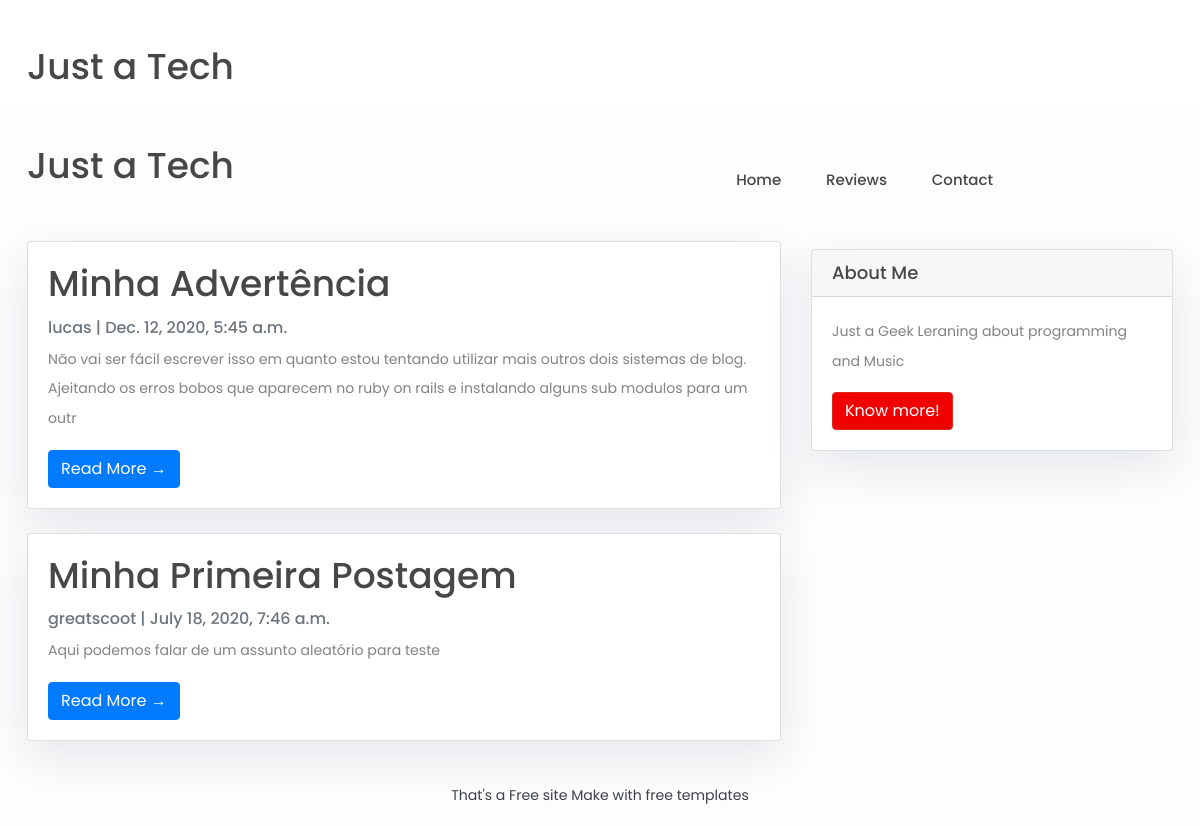
The page / on the database its author committed.
### minha_postagem/models.py (models this page shows, shortened)
class Post(models.Model):
    title = models.CharField(max_length=200, unique=True)
    slug = models.SlugField(max_length=200, unique=True)
    author = models.ForeignKey(User, on_delete= models.CASCADE,related_name='blog_posts')
    updated_on = models.DateTimeField(auto_now= True)
    content = models.TextField()
    created_on = models.DateTimeField(auto_now_add=True)
    status = models.IntegerField(choices=STATUS, default=0)
    class Meta:
        ordering = ['-created_on']

### minha_postagem/views.py (the view)
# urls.py: path('', views.PostList.as_view(), name='home'),
class PostList(generic.ListView):
    queryset = Post.objects.filter(status=1).order_by('-created_on')
    template_name = 'index.html'

### templates/index.html (shortened to what this page needs)
{% extends "base.html" %}
 {% block content %}
<link rel="stylesheet" href="https://stackpath.bootstrapcdn.com/font-awesome/4.7.0/css/font-awesome.min.css">
            <div class="container">
                <div class="row">
              <div class="col-md-8 mt-3 left">
                    {% for post in post_list %}
                <div class="card mb-4" >
                  <div class="card-body">
                    <h2 class="card-title">{{ post.title }}</h2>
                    <p class="card-text text-muted h6">{{ post.author }} | {{ post.created_on}} </p>
                    <p class="card-text">{{post.content|slice:":200" }}</p>
                    <a href="{% url 'post_detail' post.slug  %}" class="btn btn-primary">Read More &rarr;</a>
                  </div>
                </div>
                {% endfor %}
            </div>
                {% block sidebar %}
                {% include 'sidebar.html' %}
                {% endblock sidebar %}
            </div>
        </div>
{%endblock%}

### templates/base.html (shortened to what this page needs)
<!DOCTYPE html>
<html>
  <head>
    <link
      rel="stylesheet"
      href="https://maxcdn.bootstrapcdn.com/bootstrap/4.0.0/css/bootstrap.min.css"
    />
    <link rel="stylesheet" href="https://stackpath.bootstrapcdn.com/font-awesome/4.7.0/css/font-awesome.min.css">
  </head>
  <body>
 <header class="header-section">
		<div class="header-top">
			<div class="container">
				<div class="header-social">
					<a href="#"><i class="fa fa-facebook"></i></a>
					<a href="#"><i class="fa fa-instagram"></i></a>
					<a href="#"><i class="fa fa-whatsapp"></i></a>
					<center><h2>Just a Tech</h2><center>
				</div>
			</div>
		</div>
   <div class="header-bottom">
			<div class="container">
				<a href="index.html" class="site-logo">
					<h2>Just a Tech</h2>
				</a>
				<ul class="main-menu">
					<li><a href="#">Home</a></li>
					<li><a href="#">Reviews</a></li>
					<li><a href="#">Contact</a></li>
				</ul>
			</div>
		</div>
	</header>
            {% block content %}{% endblock content %}
    <footer class="py-3 bg-grey">
              <p class="m-0 text-dark text-center ">That's a Free site Make with free templates</p>
    </footer>
  </body>
</html>

### templates/sidebar.html (shortened to what this page needs)
{% block sidebar %}
<div class="col-md-4 float-right ">
<div class="card my-4">
        <h5 class="card-header">About Me</h5>
    <div class="card-body">
        <p class="card-text"> Just a Geek Leraning about programming and Music</p>
        <a href="#"
           class="btn btn-danger">Know more!</a>
    </div>
</div>
</div>
{% endblock sidebar %}

### templates/base.html (style rules this page uses)
body { font-family: "Roboto", sans-serif; font-size: 17px; background-color: #fdfdfd; }
.btn-danger { color: #fff; background-color: #f00000; border-color: #dc281e; }
html, body { height: 100%; font-family: 'Poppins', sans-serif; -webkit-font-smoothing: antialiased; font-smoothing: antialiased; }
h1, h2, h3, h4, h5, h6 { margin: 0; font-weight: 500; color: #474747; }
h2 { font-size: 36px; }
h5 { font-size: 18px; }
p { font-size: 14.1px; color: #838383; line-height: 2.1; }
ul, ol { padding: 0; margin: 0; }
.header-section { clear: both; }
.header-top { background: white; overflow: hidden; padding: 18px 0; }
.header-social { float: left; }
.header-social a { color: #fff; margin-right: 35px; }
.header-bottom { padding: 38px 0; position: relative; }
.site-logo { display: inline-block; }
.main-menu, .footer-menu { list-style: none; float: right; margin-right: 160px; }
.main-menu li, .footer-menu li { display: inline; }
.main-menu li a, .footer-menu li a { display: inline-block; font-size: 15px; font-weight: 500; color: #474747; padding: 25px 20px; }
@media (min-width: 1200px) { .container { max-width: 1176px; } }

### templates/index.html (style rules this page uses)
body { font-family: "Roboto", sans-serif; font-size: 18px; background-color: #fdfdfd; }
.card { box-shadow: 0 16px 48px #E3E7EB; }
html, body { height: 100%; font-family: 'Poppins', sans-serif; -webkit-font-smoothing: antialiased; font-smoothing: antialiased; }
h1, h2, h3, h4, h5, h6 { margin: 0; font-weight: 500; color: #474747; }
h2 { font-size: 36px; }
h5 { font-size: 18px; }
p { font-size: 14.1px; color: #838383; line-height: 2.1; }
ul, ol { padding: 0; margin: 0; }
.header-section { clear: both; }
.header-top { background: white; overflow: hidden; padding: 18px 0; }
.header-social { float: left; }
.header-social a { color: #fff; margin-right: 35px; }
.header-bottom { padding: 38px 0; position: relative; }
.site-logo { display: inline-block; }
.main-menu, .footer-menu { list-style: none; float: right; margin-right: 160px; }
.main-menu li, .footer-menu li { display: inline; }
.main-menu li a, .footer-menu li a { display: inline-block; font-size: 15px; font-weight: 500; color: #474747; padding: 25px 20px; }
@media (min-width: 1200px) { .container { max-width: 1176px; } }

### templates/sidebar.html (style rules this page uses)
.card { box-shadow: 0 16px 48px #E3E7EB; }

### rows shown on the page
Post: title "Minha Advertência", author "lucas", created_on "Dec. 12, 2020, 5:45 a.m.", content "Não vai ser fácil escrever isso em quanto estou tentando utilizar mais outros dois sistemas de blog. Ajeitando os erros bobos que aparecem no ruby on rails e instalando alguns sub modulos para um outr"
Post: title "Minha Primeira Postagem", author "greatscoot", created_on "July 18, 2020, 7:46 a.m.", content "Aqui podemos falar de um assunto aleatório para teste"
